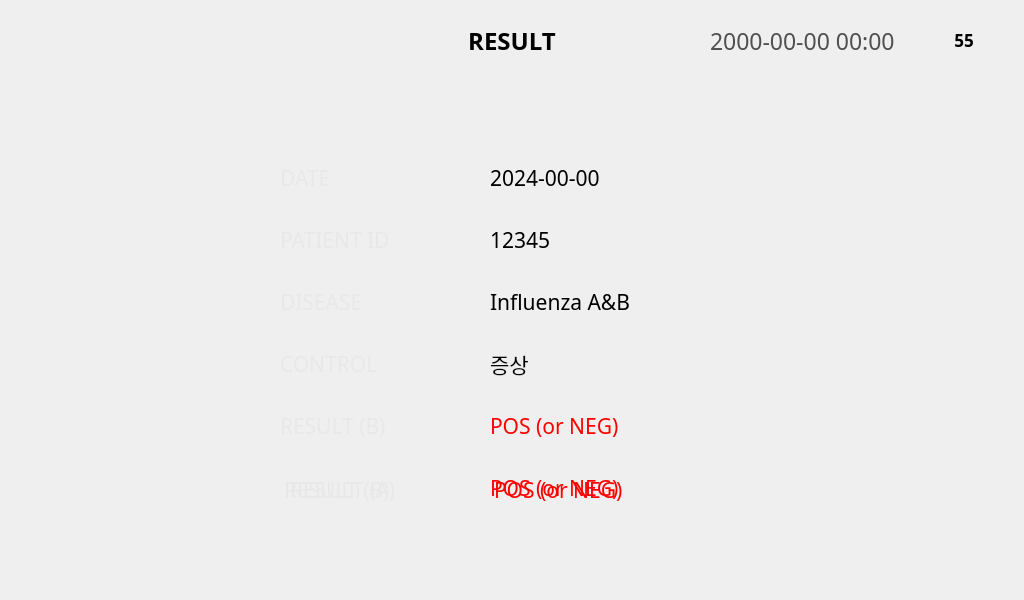
<?xml version="1.0" encoding="UTF-8"?>
<ui version="4.0">
 <class>ResultViewWindow</class>
 <widget class="QMainWindow" name="ResultViewWindow">
  <property name="geometry">
   <rect>
    <x>0</x>
    <y>0</y>
    <width>1024</width>
    <height>600</height>
   </rect>
  </property>
  <property name="windowTitle">
   <string notr="true">Home</string>
  </property>
  <property name="unifiedTitleAndToolBarOnMac">
   <bool>false</bool>
  </property>
  <widget class="QWidget" name="centralwidget">
   <widget class="QPushButton" name="pushButton_ResultHome">
    <property name="geometry">
     <rect>
      <x>866</x>
      <y>110</y>
      <width>102</width>
      <height>102</height>
     </rect>
    </property>
    <property name="text">
     <string/>
    </property>
    <property name="icon">
     <iconset>
      <normaloff>../image/06_Result/Result_Home.png</normaloff>../image/06_Result/Result_Home.png</iconset>
    </property>
    <property name="iconSize">
     <size>
      <width>102</width>
      <height>102</height>
     </size>
    </property>
    <property name="flat">
     <bool>true</bool>
    </property>
   </widget>
   <widget class="QPushButton" name="pushButton_Send">
    <property name="geometry">
     <rect>
      <x>866</x>
      <y>334</y>
      <width>102</width>
      <height>102</height>
     </rect>
    </property>
    <property name="text">
     <string/>
    </property>
    <property name="icon">
     <iconset>
      <normaloff>../image/06_Result/Result_Send.png</normaloff>../image/06_Result/Result_Send.png</iconset>
    </property>
    <property name="iconSize">
     <size>
      <width>102</width>
      <height>102</height>
     </size>
    </property>
    <property name="flat">
     <bool>true</bool>
    </property>
   </widget>
   <widget class="QPushButton" name="pushButton_Retest">
    <property name="geometry">
     <rect>
      <x>866</x>
      <y>222</y>
      <width>102</width>
      <height>102</height>
     </rect>
    </property>
    <property name="text">
     <string/>
    </property>
    <property name="icon">
     <iconset>
      <normaloff>../image/06_Result/Result_RE-Test.png</normaloff>../image/06_Result/Result_RE-Test.png</iconset>
    </property>
    <property name="iconSize">
     <size>
      <width>102</width>
      <height>102</height>
     </size>
    </property>
    <property name="flat">
     <bool>true</bool>
    </property>
   </widget>
   <widget class="QPushButton" name="pushButton_Print">
    <property name="geometry">
     <rect>
      <x>866</x>
      <y>446</y>
      <width>102</width>
      <height>102</height>
     </rect>
    </property>
    <property name="text">
     <string/>
    </property>
    <property name="icon">
     <iconset>
      <normaloff>../image/06_Result/Result_Print.png</normaloff>../image/06_Result/Result_Print.png</iconset>
    </property>
    <property name="iconSize">
     <size>
      <width>102</width>
      <height>102</height>
     </size>
    </property>
    <property name="flat">
     <bool>true</bool>
    </property>
   </widget>
   <widget class="QLabel" name="label_2">
    <property name="geometry">
     <rect>
      <x>934</x>
      <y>26</y>
      <width>64</width>
      <height>30</height>
     </rect>
    </property>
    <property name="text">
     <string/>
    </property>
    <property name="pixmap">
     <pixmap>../image/Icon/Battery_Icon-050.png</pixmap>
    </property>
   </widget>
   <widget class="QLabel" name="label_4">
    <property name="geometry">
     <rect>
      <x>53</x>
      <y>160</y>
      <width>156</width>
      <height>340</height>
     </rect>
    </property>
    <property name="frameShape">
     <enum>QFrame::NoFrame</enum>
    </property>
    <property name="text">
     <string/>
    </property>
    <property name="pixmap">
     <pixmap>../image/06_Result/Result_ResultImage.png</pixmap>
    </property>
    <property name="alignment">
     <set>Qt::AlignCenter</set>
    </property>
   </widget>
   <widget class="QLabel" name="label_5">
    <property name="geometry">
     <rect>
      <x>236</x>
      <y>150</y>
      <width>218</width>
      <height>55</height>
     </rect>
    </property>
    <property name="frameShape">
     <enum>QFrame::NoFrame</enum>
    </property>
    <property name="text">
     <string/>
    </property>
    <property name="pixmap">
     <pixmap>../image/06_Result/Result_TitleBar.png</pixmap>
    </property>
    <property name="alignment">
     <set>Qt::AlignCenter</set>
    </property>
   </widget>
   <widget class="QLabel" name="label_6">
    <property name="geometry">
     <rect>
      <x>236</x>
      <y>212</y>
      <width>218</width>
      <height>55</height>
     </rect>
    </property>
    <property name="frameShape">
     <enum>QFrame::NoFrame</enum>
    </property>
    <property name="text">
     <string/>
    </property>
    <property name="pixmap">
     <pixmap>../image/06_Result/Result_TitleBar.png</pixmap>
    </property>
    <property name="alignment">
     <set>Qt::AlignCenter</set>
    </property>
   </widget>
   <widget class="QLabel" name="label_7">
    <property name="geometry">
     <rect>
      <x>236</x>
      <y>274</y>
      <width>218</width>
      <height>55</height>
     </rect>
    </property>
    <property name="frameShape">
     <enum>QFrame::NoFrame</enum>
    </property>
    <property name="text">
     <string/>
    </property>
    <property name="pixmap">
     <pixmap>../image/06_Result/Result_TitleBar.png</pixmap>
    </property>
    <property name="alignment">
     <set>Qt::AlignCenter</set>
    </property>
   </widget>
   <widget class="QLabel" name="label_9">
    <property name="geometry">
     <rect>
      <x>236</x>
      <y>336</y>
      <width>218</width>
      <height>55</height>
     </rect>
    </property>
    <property name="frameShape">
     <enum>QFrame::NoFrame</enum>
    </property>
    <property name="text">
     <string/>
    </property>
    <property name="pixmap">
     <pixmap>../image/06_Result/Result_TitleBar.png</pixmap>
    </property>
    <property name="alignment">
     <set>Qt::AlignCenter</set>
    </property>
   </widget>
   <widget class="QLabel" name="label_10">
    <property name="geometry">
     <rect>
      <x>236</x>
      <y>398</y>
      <width>218</width>
      <height>55</height>
     </rect>
    </property>
    <property name="frameShape">
     <enum>QFrame::NoFrame</enum>
    </property>
    <property name="text">
     <string/>
    </property>
    <property name="pixmap">
     <pixmap>../image/06_Result/Result_TitleBar.png</pixmap>
    </property>
    <property name="alignment">
     <set>Qt::AlignCenter</set>
    </property>
   </widget>
   <widget class="QLabel" name="label_11">
    <property name="geometry">
     <rect>
      <x>459</x>
      <y>150</y>
      <width>364</width>
      <height>55</height>
     </rect>
    </property>
    <property name="frameShape">
     <enum>QFrame::NoFrame</enum>
    </property>
    <property name="text">
     <string/>
    </property>
    <property name="pixmap">
     <pixmap>../image/06_Result/Result_InputBKG.png</pixmap>
    </property>
    <property name="alignment">
     <set>Qt::AlignCenter</set>
    </property>
   </widget>
   <widget class="QLabel" name="label_12">
    <property name="geometry">
     <rect>
      <x>459</x>
      <y>336</y>
      <width>364</width>
      <height>55</height>
     </rect>
    </property>
    <property name="frameShape">
     <enum>QFrame::NoFrame</enum>
    </property>
    <property name="text">
     <string/>
    </property>
    <property name="pixmap">
     <pixmap>../image/06_Result/Result_InputBKG.png</pixmap>
    </property>
    <property name="alignment">
     <set>Qt::AlignCenter</set>
    </property>
   </widget>
   <widget class="QLabel" name="label_13">
    <property name="geometry">
     <rect>
      <x>459</x>
      <y>212</y>
      <width>364</width>
      <height>55</height>
     </rect>
    </property>
    <property name="frameShape">
     <enum>QFrame::NoFrame</enum>
    </property>
    <property name="text">
     <string/>
    </property>
    <property name="pixmap">
     <pixmap>../image/06_Result/Result_InputBKG.png</pixmap>
    </property>
    <property name="alignment">
     <set>Qt::AlignCenter</set>
    </property>
   </widget>
   <widget class="QLabel" name="label_14">
    <property name="geometry">
     <rect>
      <x>459</x>
      <y>274</y>
      <width>364</width>
      <height>55</height>
     </rect>
    </property>
    <property name="frameShape">
     <enum>QFrame::NoFrame</enum>
    </property>
    <property name="text">
     <string/>
    </property>
    <property name="pixmap">
     <pixmap>../image/06_Result/Result_InputBKG.png</pixmap>
    </property>
    <property name="alignment">
     <set>Qt::AlignCenter</set>
    </property>
   </widget>
   <widget class="QLabel" name="label_15">
    <property name="geometry">
     <rect>
      <x>459</x>
      <y>398</y>
      <width>364</width>
      <height>55</height>
     </rect>
    </property>
    <property name="frameShape">
     <enum>QFrame::NoFrame</enum>
    </property>
    <property name="text">
     <string/>
    </property>
    <property name="pixmap">
     <pixmap>../image/06_Result/Result_InputBKG.png</pixmap>
    </property>
    <property name="alignment">
     <set>Qt::AlignCenter</set>
    </property>
   </widget>
   <widget class="QLabel" name="label_16">
    <property name="geometry">
     <rect>
      <x>280</x>
      <y>150</y>
      <width>120</width>
      <height>55</height>
     </rect>
    </property>
    <property name="palette">
     <palette>
      <active>
       <colorrole role="WindowText">
        <brush brushstyle="SolidPattern">
         <color alpha="255">
          <red>232</red>
          <green>232</green>
          <blue>232</blue>
         </color>
        </brush>
       </colorrole>
      </active>
      <inactive>
       <colorrole role="WindowText">
        <brush brushstyle="SolidPattern">
         <color alpha="255">
          <red>232</red>
          <green>232</green>
          <blue>232</blue>
         </color>
        </brush>
       </colorrole>
      </inactive>
      <disabled>
       <colorrole role="WindowText">
        <brush brushstyle="SolidPattern">
         <color alpha="255">
          <red>120</red>
          <green>120</green>
          <blue>120</blue>
         </color>
        </brush>
       </colorrole>
      </disabled>
     </palette>
    </property>
    <property name="font">
     <font>
      <family>Pretendard</family>
      <pointsize>16</pointsize>
      <weight>50</weight>
      <bold>false</bold>
     </font>
    </property>
    <property name="text">
     <string>DATE</string>
    </property>
   </widget>
   <widget class="QLabel" name="label_17">
    <property name="geometry">
     <rect>
      <x>280</x>
      <y>212</y>
      <width>120</width>
      <height>55</height>
     </rect>
    </property>
    <property name="palette">
     <palette>
      <active>
       <colorrole role="WindowText">
        <brush brushstyle="SolidPattern">
         <color alpha="255">
          <red>232</red>
          <green>232</green>
          <blue>232</blue>
         </color>
        </brush>
       </colorrole>
      </active>
      <inactive>
       <colorrole role="WindowText">
        <brush brushstyle="SolidPattern">
         <color alpha="255">
          <red>232</red>
          <green>232</green>
          <blue>232</blue>
         </color>
        </brush>
       </colorrole>
      </inactive>
      <disabled>
       <colorrole role="WindowText">
        <brush brushstyle="SolidPattern">
         <color alpha="255">
          <red>120</red>
          <green>120</green>
          <blue>120</blue>
         </color>
        </brush>
       </colorrole>
      </disabled>
     </palette>
    </property>
    <property name="font">
     <font>
      <family>Pretendard</family>
      <pointsize>16</pointsize>
      <weight>50</weight>
      <bold>false</bold>
     </font>
    </property>
    <property name="text">
     <string>PATIENT ID</string>
    </property>
   </widget>
   <widget class="QLabel" name="label_18">
    <property name="geometry">
     <rect>
      <x>280</x>
      <y>274</y>
      <width>120</width>
      <height>55</height>
     </rect>
    </property>
    <property name="palette">
     <palette>
      <active>
       <colorrole role="WindowText">
        <brush brushstyle="SolidPattern">
         <color alpha="255">
          <red>232</red>
          <green>232</green>
          <blue>232</blue>
         </color>
        </brush>
       </colorrole>
      </active>
      <inactive>
       <colorrole role="WindowText">
        <brush brushstyle="SolidPattern">
         <color alpha="255">
          <red>232</red>
          <green>232</green>
          <blue>232</blue>
         </color>
        </brush>
       </colorrole>
      </inactive>
      <disabled>
       <colorrole role="WindowText">
        <brush brushstyle="SolidPattern">
         <color alpha="255">
          <red>120</red>
          <green>120</green>
          <blue>120</blue>
         </color>
        </brush>
       </colorrole>
      </disabled>
     </palette>
    </property>
    <property name="font">
     <font>
      <family>Pretendard</family>
      <pointsize>16</pointsize>
      <weight>50</weight>
      <bold>false</bold>
     </font>
    </property>
    <property name="text">
     <string>DISEASE</string>
    </property>
   </widget>
   <widget class="QLabel" name="label_19">
    <property name="geometry">
     <rect>
      <x>280</x>
      <y>336</y>
      <width>120</width>
      <height>55</height>
     </rect>
    </property>
    <property name="palette">
     <palette>
      <active>
       <colorrole role="WindowText">
        <brush brushstyle="SolidPattern">
         <color alpha="255">
          <red>232</red>
          <green>232</green>
          <blue>232</blue>
         </color>
        </brush>
       </colorrole>
      </active>
      <inactive>
       <colorrole role="WindowText">
        <brush brushstyle="SolidPattern">
         <color alpha="255">
          <red>232</red>
          <green>232</green>
          <blue>232</blue>
         </color>
        </brush>
       </colorrole>
      </inactive>
      <disabled>
       <colorrole role="WindowText">
        <brush brushstyle="SolidPattern">
         <color alpha="255">
          <red>120</red>
          <green>120</green>
          <blue>120</blue>
         </color>
        </brush>
       </colorrole>
      </disabled>
     </palette>
    </property>
    <property name="font">
     <font>
      <family>Pretendard</family>
      <pointsize>16</pointsize>
      <weight>50</weight>
      <bold>false</bold>
     </font>
    </property>
    <property name="text">
     <string>CONTROL</string>
    </property>
   </widget>
   <widget class="QLabel" name="label_20">
    <property name="geometry">
     <rect>
      <x>280</x>
      <y>398</y>
      <width>120</width>
      <height>55</height>
     </rect>
    </property>
    <property name="palette">
     <palette>
      <active>
       <colorrole role="WindowText">
        <brush brushstyle="SolidPattern">
         <color alpha="255">
          <red>232</red>
          <green>232</green>
          <blue>232</blue>
         </color>
        </brush>
       </colorrole>
      </active>
      <inactive>
       <colorrole role="WindowText">
        <brush brushstyle="SolidPattern">
         <color alpha="255">
          <red>232</red>
          <green>232</green>
          <blue>232</blue>
         </color>
        </brush>
       </colorrole>
      </inactive>
      <disabled>
       <colorrole role="WindowText">
        <brush brushstyle="SolidPattern">
         <color alpha="255">
          <red>120</red>
          <green>120</green>
          <blue>120</blue>
         </color>
        </brush>
       </colorrole>
      </disabled>
     </palette>
    </property>
    <property name="font">
     <font>
      <family>Pretendard</family>
      <pointsize>16</pointsize>
      <weight>50</weight>
      <bold>false</bold>
     </font>
    </property>
    <property name="text">
     <string>RESULT (B)</string>
    </property>
   </widget>
   <widget class="QLabel" name="label_21">
    <property name="geometry">
     <rect>
      <x>490</x>
      <y>212</y>
      <width>310</width>
      <height>55</height>
     </rect>
    </property>
    <property name="font">
     <font>
      <family>Pretendard</family>
      <pointsize>16</pointsize>
      <weight>50</weight>
      <bold>false</bold>
     </font>
    </property>
    <property name="text">
     <string>12345</string>
    </property>
   </widget>
   <widget class="QLabel" name="label_22">
    <property name="geometry">
     <rect>
      <x>490</x>
      <y>398</y>
      <width>310</width>
      <height>55</height>
     </rect>
    </property>
    <property name="palette">
     <palette>
      <active>
       <colorrole role="WindowText">
        <brush brushstyle="SolidPattern">
         <color alpha="255">
          <red>255</red>
          <green>0</green>
          <blue>0</blue>
         </color>
        </brush>
       </colorrole>
      </active>
      <inactive>
       <colorrole role="WindowText">
        <brush brushstyle="SolidPattern">
         <color alpha="255">
          <red>255</red>
          <green>0</green>
          <blue>0</blue>
         </color>
        </brush>
       </colorrole>
      </inactive>
      <disabled>
       <colorrole role="WindowText">
        <brush brushstyle="SolidPattern">
         <color alpha="255">
          <red>120</red>
          <green>120</green>
          <blue>120</blue>
         </color>
        </brush>
       </colorrole>
      </disabled>
     </palette>
    </property>
    <property name="font">
     <font>
      <family>Pretendard</family>
      <pointsize>16</pointsize>
      <weight>50</weight>
      <bold>false</bold>
     </font>
    </property>
    <property name="text">
     <string>POS (or NEG)</string>
    </property>
   </widget>
   <widget class="QLabel" name="label_23">
    <property name="geometry">
     <rect>
      <x>490</x>
      <y>150</y>
      <width>310</width>
      <height>55</height>
     </rect>
    </property>
    <property name="font">
     <font>
      <family>Pretendard</family>
      <pointsize>16</pointsize>
      <weight>50</weight>
      <bold>false</bold>
     </font>
    </property>
    <property name="text">
     <string>2024-00-00</string>
    </property>
   </widget>
   <widget class="QLabel" name="label_24">
    <property name="geometry">
     <rect>
      <x>490</x>
      <y>336</y>
      <width>310</width>
      <height>55</height>
     </rect>
    </property>
    <property name="font">
     <font>
      <family>Pretendard</family>
      <pointsize>16</pointsize>
      <weight>50</weight>
      <bold>false</bold>
     </font>
    </property>
    <property name="text">
     <string>증상</string>
    </property>
   </widget>
   <widget class="QLabel" name="label_25">
    <property name="geometry">
     <rect>
      <x>490</x>
      <y>274</y>
      <width>310</width>
      <height>55</height>
     </rect>
    </property>
    <property name="font">
     <font>
      <family>Pretendard</family>
      <pointsize>16</pointsize>
      <weight>50</weight>
      <bold>false</bold>
     </font>
    </property>
    <property name="text">
     <string>Influenza A&amp;B</string>
    </property>
   </widget>
   <widget class="QLabel" name="label_DateNClock">
    <property name="geometry">
     <rect>
      <x>710</x>
      <y>24</y>
      <width>210</width>
      <height>34</height>
     </rect>
    </property>
    <property name="palette">
     <palette>
      <active>
       <colorrole role="WindowText">
        <brush brushstyle="SolidPattern">
         <color alpha="255">
          <red>79</red>
          <green>79</green>
          <blue>79</blue>
         </color>
        </brush>
       </colorrole>
      </active>
      <inactive>
       <colorrole role="WindowText">
        <brush brushstyle="SolidPattern">
         <color alpha="255">
          <red>79</red>
          <green>79</green>
          <blue>79</blue>
         </color>
        </brush>
       </colorrole>
      </inactive>
      <disabled>
       <colorrole role="WindowText">
        <brush brushstyle="SolidPattern">
         <color alpha="255">
          <red>120</red>
          <green>120</green>
          <blue>120</blue>
         </color>
        </brush>
       </colorrole>
      </disabled>
     </palette>
    </property>
    <property name="font">
     <font>
      <family>Pretendard</family>
      <pointsize>17</pointsize>
      <weight>50</weight>
      <bold>false</bold>
     </font>
    </property>
    <property name="text">
     <string>2000-00-00 00:00</string>
    </property>
    <property name="alignment">
     <set>Qt::AlignLeading|Qt::AlignLeft|Qt::AlignVCenter</set>
    </property>
   </widget>
   <widget class="QLabel" name="label">
    <property name="geometry">
     <rect>
      <x>407</x>
      <y>24</y>
      <width>210</width>
      <height>34</height>
     </rect>
    </property>
    <property name="palette">
     <palette>
      <active>
       <colorrole role="WindowText">
        <brush brushstyle="SolidPattern">
         <color alpha="255">
          <red>0</red>
          <green>0</green>
          <blue>0</blue>
         </color>
        </brush>
       </colorrole>
      </active>
      <inactive>
       <colorrole role="WindowText">
        <brush brushstyle="SolidPattern">
         <color alpha="255">
          <red>0</red>
          <green>0</green>
          <blue>0</blue>
         </color>
        </brush>
       </colorrole>
      </inactive>
      <disabled>
       <colorrole role="WindowText">
        <brush brushstyle="SolidPattern">
         <color alpha="255">
          <red>120</red>
          <green>120</green>
          <blue>120</blue>
         </color>
        </brush>
       </colorrole>
      </disabled>
     </palette>
    </property>
    <property name="font">
     <font>
      <family>Pretendard</family>
      <pointsize>18</pointsize>
      <weight>75</weight>
      <bold>true</bold>
     </font>
    </property>
    <property name="text">
     <string>RESULT</string>
    </property>
    <property name="alignment">
     <set>Qt::AlignCenter</set>
    </property>
   </widget>
   <widget class="QLabel" name="label_BatteryGuage">
    <property name="geometry">
     <rect>
      <x>945</x>
      <y>25</y>
      <width>38</width>
      <height>30</height>
     </rect>
    </property>
    <property name="palette">
     <palette>
      <active>
       <colorrole role="WindowText">
        <brush brushstyle="SolidPattern">
         <color alpha="255">
          <red>0</red>
          <green>0</green>
          <blue>0</blue>
         </color>
        </brush>
       </colorrole>
      </active>
      <inactive>
       <colorrole role="WindowText">
        <brush brushstyle="SolidPattern">
         <color alpha="255">
          <red>0</red>
          <green>0</green>
          <blue>0</blue>
         </color>
        </brush>
       </colorrole>
      </inactive>
      <disabled>
       <colorrole role="WindowText">
        <brush brushstyle="SolidPattern">
         <color alpha="255">
          <red>120</red>
          <green>120</green>
          <blue>120</blue>
         </color>
        </brush>
       </colorrole>
      </disabled>
     </palette>
    </property>
    <property name="font">
     <font>
      <family>Pretendard</family>
      <pointsize>13</pointsize>
      <weight>75</weight>
      <bold>true</bold>
     </font>
    </property>
    <property name="text">
     <string>55</string>
    </property>
    <property name="alignment">
     <set>Qt::AlignCenter</set>
    </property>
   </widget>
   <widget class="QLabel" name="label_26">
    <property name="geometry">
     <rect>
      <x>494</x>
      <y>462</y>
      <width>310</width>
      <height>55</height>
     </rect>
    </property>
    <property name="palette">
     <palette>
      <active>
       <colorrole role="WindowText">
        <brush brushstyle="SolidPattern">
         <color alpha="255">
          <red>255</red>
          <green>0</green>
          <blue>0</blue>
         </color>
        </brush>
       </colorrole>
      </active>
      <inactive>
       <colorrole role="WindowText">
        <brush brushstyle="SolidPattern">
         <color alpha="255">
          <red>255</red>
          <green>0</green>
          <blue>0</blue>
         </color>
        </brush>
       </colorrole>
      </inactive>
      <disabled>
       <colorrole role="WindowText">
        <brush brushstyle="SolidPattern">
         <color alpha="255">
          <red>120</red>
          <green>120</green>
          <blue>120</blue>
         </color>
        </brush>
       </colorrole>
      </disabled>
     </palette>
    </property>
    <property name="font">
     <font>
      <family>Pretendard</family>
      <pointsize>16</pointsize>
      <weight>50</weight>
      <bold>false</bold>
     </font>
    </property>
    <property name="text">
     <string>POS (or NEG)</string>
    </property>
   </widget>
   <widget class="QLabel" name="label_27">
    <property name="geometry">
     <rect>
      <x>459</x>
      <y>460</y>
      <width>364</width>
      <height>55</height>
     </rect>
    </property>
    <property name="frameShape">
     <enum>QFrame::NoFrame</enum>
    </property>
    <property name="text">
     <string/>
    </property>
    <property name="pixmap">
     <pixmap>../image/06_Result/Result_InputBKG.png</pixmap>
    </property>
    <property name="alignment">
     <set>Qt::AlignCenter</set>
    </property>
   </widget>
   <widget class="QLabel" name="label_28">
    <property name="geometry">
     <rect>
      <x>284</x>
      <y>462</y>
      <width>120</width>
      <height>55</height>
     </rect>
    </property>
    <property name="palette">
     <palette>
      <active>
       <colorrole role="WindowText">
        <brush brushstyle="SolidPattern">
         <color alpha="255">
          <red>232</red>
          <green>232</green>
          <blue>232</blue>
         </color>
        </brush>
       </colorrole>
      </active>
      <inactive>
       <colorrole role="WindowText">
        <brush brushstyle="SolidPattern">
         <color alpha="255">
          <red>232</red>
          <green>232</green>
          <blue>232</blue>
         </color>
        </brush>
       </colorrole>
      </inactive>
      <disabled>
       <colorrole role="WindowText">
        <brush brushstyle="SolidPattern">
         <color alpha="255">
          <red>120</red>
          <green>120</green>
          <blue>120</blue>
         </color>
        </brush>
       </colorrole>
      </disabled>
     </palette>
    </property>
    <property name="font">
     <font>
      <family>Pretendard</family>
      <pointsize>16</pointsize>
      <weight>50</weight>
      <bold>false</bold>
     </font>
    </property>
    <property name="text">
     <string>RESULT (B)</string>
    </property>
   </widget>
   <widget class="QLabel" name="label_29">
    <property name="geometry">
     <rect>
      <x>236</x>
      <y>460</y>
      <width>218</width>
      <height>55</height>
     </rect>
    </property>
    <property name="frameShape">
     <enum>QFrame::NoFrame</enum>
    </property>
    <property name="text">
     <string/>
    </property>
    <property name="pixmap">
     <pixmap>../image/06_Result/Result_TitleBar.png</pixmap>
    </property>
    <property name="alignment">
     <set>Qt::AlignCenter</set>
    </property>
   </widget>
   <widget class="QLabel" name="label_30">
    <property name="geometry">
     <rect>
      <x>290</x>
      <y>462</y>
      <width>120</width>
      <height>55</height>
     </rect>
    </property>
    <property name="palette">
     <palette>
      <active>
       <colorrole role="WindowText">
        <brush brushstyle="SolidPattern">
         <color alpha="255">
          <red>232</red>
          <green>232</green>
          <blue>232</blue>
         </color>
        </brush>
       </colorrole>
      </active>
      <inactive>
       <colorrole role="WindowText">
        <brush brushstyle="SolidPattern">
         <color alpha="255">
          <red>232</red>
          <green>232</green>
          <blue>232</blue>
         </color>
        </brush>
       </colorrole>
      </inactive>
      <disabled>
       <colorrole role="WindowText">
        <brush brushstyle="SolidPattern">
         <color alpha="255">
          <red>120</red>
          <green>120</green>
          <blue>120</blue>
         </color>
        </brush>
       </colorrole>
      </disabled>
     </palette>
    </property>
    <property name="font">
     <font>
      <family>Pretendard</family>
      <pointsize>16</pointsize>
      <weight>50</weight>
      <bold>false</bold>
     </font>
    </property>
    <property name="text">
     <string>RESULT (A)</string>
    </property>
   </widget>
   <widget class="QLabel" name="label_31">
    <property name="geometry">
     <rect>
      <x>490</x>
      <y>460</y>
      <width>310</width>
      <height>55</height>
     </rect>
    </property>
    <property name="palette">
     <palette>
      <active>
       <colorrole role="WindowText">
        <brush brushstyle="SolidPattern">
         <color alpha="255">
          <red>255</red>
          <green>0</green>
          <blue>0</blue>
         </color>
        </brush>
       </colorrole>
      </active>
      <inactive>
       <colorrole role="WindowText">
        <brush brushstyle="SolidPattern">
         <color alpha="255">
          <red>255</red>
          <green>0</green>
          <blue>0</blue>
         </color>
        </brush>
       </colorrole>
      </inactive>
      <disabled>
       <colorrole role="WindowText">
        <brush brushstyle="SolidPattern">
         <color alpha="255">
          <red>120</red>
          <green>120</green>
          <blue>120</blue>
         </color>
        </brush>
       </colorrole>
      </disabled>
     </palette>
    </property>
    <property name="font">
     <font>
      <family>Pretendard</family>
      <pointsize>16</pointsize>
      <weight>50</weight>
      <bold>false</bold>
     </font>
    </property>
    <property name="text">
     <string>POS (or NEG)</string>
    </property>
   </widget>
  </widget>
 </widget>
 <resources/>
 <connections/>
</ui>
